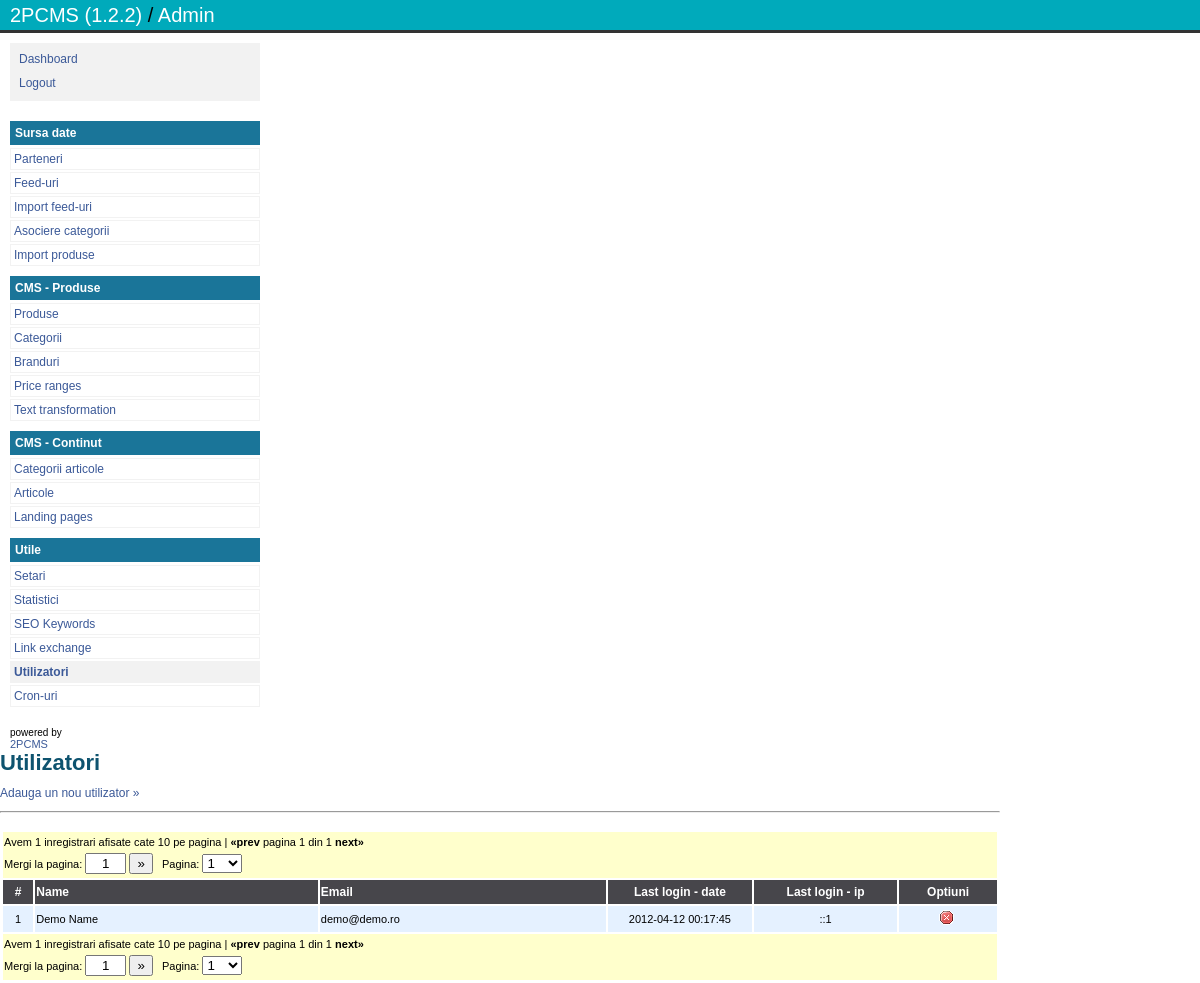
Screenshot of /manager/u_users.php (signed in) with the database file from the repository.
### tables this page shows
CREATE TABLE IF NOT EXISTS `users` (
  `id` int(11) NOT NULL AUTO_INCREMENT,
  `name` varchar(200) NOT NULL,
  `password` varchar(100) NOT NULL,
  `email` varchar(100) NOT NULL COMMENT 'used for login',
  `last_date` datetime NOT NULL,
  `last_ip` varchar(100) NOT NULL,
  PRIMARY KEY (`id`)
);

### common/class.sql.php (called while the page is built, shortened)
<?php
	class db {
		function db($dbuser, $dbpassword, $dbname, $dbhost)
		{
			$this->dbh = @mysql_connect($dbhost,$dbuser,$dbpassword);
		}
		function query($query, $output = OBJECT)
		{
			$this->last_result = null;
			$this->result = mysql_query($query,$this->dbh);
			if ( mysql_error() )
			{
				$this->print_error();
			}
			else
			{
				if ( $this->result )
				{
					$i=0;
					$i=0;
					while ( $row = @mysql_fetch_object($this->result) )
					{
						$this->last_result[$i] = $row;
						$i++;
					}
					if ( $i )
					{
						return true;
					}
					else
					{
						return false;
					}
				}
			}
		}
		function get_var($query=null,$x=0,$y=0)
		{
			if ( $query )
			{
				$this->query($query);
			}
			if ( $this->last_result[$y] )
			{
				$values = array_values(get_object_vars($this->last_result[$y]));
			}
			return $values[$x]?$values[$x]:null;
		}
		function get_results($query=null, $output = OBJECT)
		{
			if ( $query )
			{
				$this->query($query);
			}
			if ( $output == OBJECT )
			{
				return $this->last_result;
			}
			elseif ( $output == ARRAY_A || $output == ARRAY_N )
			{
				if ( $this->last_result )
				{
					$i=0;
					foreach( $this->last_result as $row )
					{
						$new_array[$i] = get_object_vars($row);
						$i++;
					}
					return $new_array;
				}
				else
				{
					return null;
				}
			}
		}
	}
?>

### manager/include/class.datagrid.php (the view, shortened to what this page needs)
<?php
class DataGrid{
	private $eol = "\n\r";
	private $db = null;
	private $sqlString = "";
	private $sqlCountString = "";
	private $iColumnCount = 0;
	private $sIdField = "";
	private $iRecPerPage = 10;
	private $iCurPage = 1;
	private $arColumns = null;
	private $arRowStyles = null;
	private $arImages = null;
	private $sSelfLink = "";
	private $iOptionCount = 0;
	private $arRowOptions = null;
	private $bShowPagination = true;
	private $sPaginationDisplay = "both";
	private $bShowSelectNavigation = true;
    private $bShowGotoNavigation = true;
	private $arLanguageDictionary = array();
	public function __construct($db) {
		$this->db = $db;
		$this->arRowStyles["container"] = "table_container";
		$this->arRowStyles["paging_row"] = "td_pager";
		$this->arRowStyles["header"] = "td_header";
		$this->arRowStyles["row_first"] = "td_item_even";
		$this->arRowStyles["row_second"] = "td_item_odd";
		$this->arRowStyles["row_mouse_over"] = "td_item_mouseover";
		$this->arRowStyles["nav_link"] = "nav_link";
		$this->arRowStyles["option_link"] = "option_link";
		$this->arImages['image_prev'] = "";
		$this->arImages['image_next'] = "";
		$this->arLanguageDictionary['Pagination_CountInfo'] = "Avem #total_rows# inregistrari afisate cate #rec_per_page# pe pagina | ";
		$this->arLanguageDictionary['Pagination_NextLink'] = "next&raquo;";
		$this->arLanguageDictionary['Pagination_PrevLink'] = "&laquo;prev";
		$this->arLanguageDictionary['Pagination_CurrentPage'] = "pagina #cur_page# din #total_pages# ";
		$this->arLanguageDictionary['Pagination_SelectLabel'] = "Pagina: ";
		$this->arLanguageDictionary['Pagination_GotoLabel'] = "Mergi la pagina: ";
		$this->arLanguageDictionary['Pagination_GotoButton'] = "&raquo;";
	}
	public function addColumn($columnLabel, $columnContent, $columnType, $columnWidth="100px", $columnAlign="center"){
		$this->iColumnCount++;
		$this->arColumns[$this->iColumnCount]['columnLabel'] = $columnLabel;
		$this->arColumns[$this->iColumnCount]['columnContent'] = $columnContent;
		$this->arColumns[$this->iColumnCount]['columnType'] = $columnType;
		$this->arColumns[$this->iColumnCount]['columnWidth'] = $columnWidth;
		$this->arColumns[$this->iColumnCount]['columnAlign'] = $columnAlign;
	}
	public function addOption ($displayText, $displayImage, $Link, $triggerEvent){
		$this->iOptionCount++;
		$this->arRowOptions[$this->iOptionCount]['displayText'] = $displayText;
		$this->arRowOptions[$this->iOptionCount]['displayImage'] = $displayImage;
		$this->arRowOptions[$this->iOptionCount]['Link'] = $Link;
		$this->arRowOptions[$this->iOptionCount]['triggerEvent'] = $triggerEvent;
	}
	public function Draw(){
		echo "<table class=\"" . $this->arRowStyles["container"] . "\" >" .$this->eol;
		if ($this->sPaginationDisplay=="up" or $this->sPaginationDisplay=="both") {
			$sqlLimiterString = $this->Draw_pagination();
		}
		echo "<tr>" .$this->eol;
		for ($i=1; $i<=$this->iColumnCount; $i++){
			echo "<td width=\"" . $this->arColumns[$i]['columnWidth'] . "\" class=\"" . $this->arRowStyles["header"] . "\" align=\"" . $this->arColumns[$i]['columnAlign'] . "\">" .$this->eol;
			echo $this->arColumns[$i]['columnLabel'] .$this->eol;
			echo "</td>" .$this->eol;
		}
		echo "</tr>" .$this->eol;
		$records = $this->db->get_results ($this->sqlString . $sqlLimiterString, ARRAY_A);
		if ($records == null) {
			echo "<tr>" .$this->eol;
			echo "<td colspan=\"" . $this->iColumnCount . "\" class=\"" . $this->arRowStyles["row_first"] . "\" >" .$this->eol;
			echo "<em>Nu exista inregistrari</em>" .$this->eol;
			echo "</td>" .$this->eol;
			echo "</tr>" .$this->eol;
		} else {
			$x = 0;
			foreach ($records as $record) {
				$x++;
				$row_class = "row_first";
				echo "<tr id=\"dg_id_$x\">" .$this->eol;
				for ($i=1; $i<=$this->iColumnCount; $i++) {
					echo "<td width=\"" . $this->arColumns[$i]['columnWidth'] . "\" class=\"" . $this->arRowStyles[$row_class] . "\" align=\"" . $this->arColumns[$i]['columnAlign'] . "\">" .$this->eol;
					if ($this->arColumns[$i]['columnType'] == "counter") {
						echo (int)($x + ($this->iCurPage-1)*$this->iRecPerPage);
					}
					if ($this->arColumns[$i]['columnType'] == "field") {
						$arFieldDefinition = explode ("|", $this->arColumns[$i]['columnContent']);
						foreach ($arFieldDefinition as $fieldItem) {
							if (substr($fieldItem,0,1) == "#") {
								$fieldItem = str_replace("#","",$fieldItem);
								echo $fieldItem;
							} else {
								echo nl2br($record[$fieldItem]);
							}
						}
					}
					if ($this->arColumns[$i]['columnType'] == "options") {
						for ($opc=1; $opc<=$this->iOptionCount; $opc++) {
							if ($this->bShowPagination ==  true) {
								$opUrl = str_replace ("#replace#","&curPage=" . $this->iCurPage . "&" . $this->sIdField . "=" . $record[$this->sIdField],$this->arRowOptions[$opc]['Link']);
							} else {
								$opUrl = str_replace ("#replace#", "&" . $this->sIdField . "=" . $record[$this->sIdField],$this->arRowOptions[$opc]['Link']);
							}
							if ($this->arRowOptions[$opc]['triggerEvent'] == "js") {
								echo "<a href=\"#\" onClick=\"" . $opUrl . "\" class=\"" . $this->arRowStyles["option_link"] . "\" title=\"" . $this->arRowOptions[$opc]['displayText'] . "\">";
							} elseif ($this->arRowOptions[$opc]['triggerEvent'] == "html") {
								echo "<a href=\"" . $opUrl . "\" class=\"" . $this->arRowStyles["option_link"] . "\" target=\"_self\" title=\"" . $this->arRowOptions[$opc]['displayText'] . "\">";
							}
							if ($this->arRowOptions[$opc]['displayImage'] == "") {
								echo $this->arRowOptions[$opc]['displayText'];
							} else {
								echo "<img src=\"" . $this->arRowOptions[$opc]['displayImage'] . "\" alt=\"" . $this->arRowOptions[$opc]['displayText'] . "\" border=\"0\">";
							}
							echo "</a>";
						}
					}
					echo "</td>" .$this->eol;
				}
				echo "</tr>" .$this->eol;
			}
		}
		if ($this->sPaginationDisplay=="bottom" or $this->sPaginationDisplay=="both") {
			$this->Draw_pagination();
		}
		echo "</table>" .$this->eol;
	}
	private function Draw_pagination (){
		$sqlLimiterString = "";
		if ($this->bShowPagination ==  true) {
			$recCount = $this->db->get_var ($this->sqlCountString);
			$pagesCount = ceil($recCount/$this->iRecPerPage);
			$startLimit = ($this->iCurPage - 1) * $this->iRecPerPage;
			$countLimit = $this->iRecPerPage;
			echo "<tr>" . $this->eol;
			echo "<td colspan=\"" . $this->iColumnCount . "\" class=\"" . $this->arRowStyles["paging_row"] . "\">" . $this->eol;
			$s_count_info = str_replace('#total_rows#',$recCount,$this->arLanguageDictionary['Pagination_CountInfo']);
			$s_count_info = str_replace('#rec_per_page#',$this->iRecPerPage,$s_count_info);
			echo $s_count_info;
            $prev_label = $this->arLanguageDictionary["Pagination_PrevLink"];
			if ($this->iCurPage > 1) {
				$prevLink = $this->sSelfLink . "&curPage=" . (int)($this->iCurPage - 1);
				if ($this->arImages['image_prev'] == "") {
					echo "<a href=\"" . $prevLink . "\" class=\"" . $this->arRowStyles["nav_link"] . "\" title=\"$prev_label\">$prev_label</a>" . $this->eol;
				} else {
					echo "<a href=\"" . $prevLink . "\" title=\"$prev_label\"><img border=\"0\" alt=\"$prev_label\" src=\"" . $this->arImages['image_prev'] . "\"></a>" . $this->eol;
				}
			} else {
				if ($this->arImages['image_prev'] == "") {
					echo "<strong>$prev_label</strong>" . $this->eol;
				} else {
					echo "<img border=\"0\" alt=\"$prev_label\" src=\"" . $this->arImages['image_prev'] . "\">" . $this->eol;
				}
			}
            $s_cur_page = str_replace('#cur_page#',$this->iCurPage,$this->arLanguageDictionary["Pagination_CurrentPage"]);
            $s_cur_page = str_replace('#total_pages#',$pagesCount,$s_cur_page);
            echo $s_cur_page;
            $next_label = $this->arLanguageDictionary["Pagination_NextLink"];
			if ($this->iCurPage < $pagesCount) {
				$nextLink = $this->sSelfLink . "&curPage=" . (int)($this->iCurPage + 1);
				if ($this->arImages['image_next'] == "") {
					echo "<a href=\"" . $nextLink . "\" class=\"" . $this->arRowStyles["nav_link"] . "\" title=\"$next_label\">$next_label</a>" . $this->eol;
				} else {
					echo "<a href=\"" . $nextLink . "\" title=\"$next_label\"><img border=\"0\" alt=\"$next_label\" src=\"" . $this->arImages['image_next'] . "\"></a>" . $this->eol;
				}
			} else {
				if ($this->arImages['image_next'] == "") {
					echo "<strong>$next_label</strong>" . $this->eol;
				} else {
					echo "<img border=\"0\" alt=\"$next_label\" src=\"" . $this->arImages['image_next'] . "\">" . $this->eol;
				}
			}
            echo '<div style="padding-top: 5px;">' . $this->eol;
            $uniqueString = md5(time() + rand(0,50000));
            if ($this->bShowGotoNavigation) {
                $jsButtonAction = 'if (isNaN(document.getElementById(\'JumpPage_' . $uniqueString . '\').value)==false) {';
                $jsButtonAction = $jsButtonAction . 'window.open (\'' . $this->sSelfLink . 'curPage=\' + document.getElementById(\'JumpPage_' . $uniqueString . '\').value,\'_self\');';
                $jsButtonAction = $jsButtonAction . '}';
                echo $this->arLanguageDictionary["Pagination_GotoLabel"] . $this->eol;
                echo '<input type="text" style="text-align: center;" id="JumpPage_' . $uniqueString . '" size="2" value="' . $this->iCurPage . '">' . $this->eol;
                echo '<input type="button" name="PagingGoButton" value="' . $this->arLanguageDictionary["Pagination_GotoButton"] . '" onClick="' . $jsButtonAction . '">' . $this->eol;
            }
            if ($this->bShowSelectNavigation) {
                $jsPageJump = 'window.open (\'' . $this->sSelfLink . 'curPage=\' + document.getElementById(\'PagingSelect_' . $uniqueString . '\').value,\'_self\');';
                echo $this->arLanguageDictionary["Pagination_SelectLabel"] . $this->eol;
                echo '<select id="PagingSelect_' . $uniqueString . '" style="width: 40px;" onChange="'.$jsPageJump.'">' . $this->eol;
                for ($pc=1; $pc<=$pagesCount; $pc++) {
                    echo "<option ";
                    if ($this->iCurPage==$pc) {echo 'selected="selected"';}
                    echo " value=\"$pc\">$pc</option>" . $this->eol;
                }
                echo '</select>' . $this->eol;
            }
            echo '</div>' . $this->eol;
			echo "</td>" . $this->eol;
			echo "</tr>" . $this->eol;
			$sqlLimiterString = " limit $startLimit, $countLimit";
		}
		return $sqlLimiterString;
	}
	public function setSqlString($sqlString){
		$this->sqlString = $sqlString;
	}
	public function setSqlCountString($sqlCountString){
		$this->sqlCountString = $sqlCountString;
	}
	public function setIdField($IdField){
		$this->sIdField = $IdField;
	}
	public function setRecPerPage($RecPerPage){
		$this->iRecPerPage = $RecPerPage;
	}
	public function setCurrentPage($CurrentPage){
		$this->iCurPage = $CurrentPage;
	}
	public function setSelfLink($SelfLink){
		$this->sSelfLink = $SelfLink;
	}
}
?>

### manager/css/admin.css (style rules this page uses)
BODY, TD { font-family: Verdana, sans-serif; font-size: 12px; margin: 0px; }
A { text-decoration: none; color: #3B5998; }

### manager/include/class.datagrid.dep/ajaxgrid.css (style rules this page uses)
table.table_container { border-style:solid; border-width:1px; border-color:#FFFFFF; padding: 0px; }
td.td_pager { font-size:11px; color:#000000; background-color:#FFFFCC; padding-bottom:4px; padding-top:4px; }
td.td_header { font-size:12px; color:#FFFFFF; background-color:#47464B; font-weight:bold; padding-bottom:5px; padding-top:5px; }
td.td_item_even { font-size:11px; color:#000000; background-color:#E5F1FF; padding-bottom:4px; padding-top:4px; }
a.option_link { font-size:11px; text-decoration:none; color:#003366; font-weight:bold; }

### rows the page displays
users: iRecPerPage "1", name "Demo Name", email "demo@demo.ro", last_date "2012-04-12 00:17:45", last_ip "::1"

### other values shown
$cms_version "1.2.2"
$page_title "Utilizatori"
$s_count_info "Avem 1 inregistrari afisate cate 10 pe pagina | Avem 1 inregistrari afisate cate 10 pe pagina |"
$prev_label "«prev «prev"
$s_cur_page "pagina 1 din 1 pagina 1 din 1"
$next_label "next» next»"
$this->arLanguageDictionary["Pagination_GotoLabel"] "Mergi la pagina: Mergi la pagina:"
$this->arLanguageDictionary["Pagination_SelectLabel"] "Pagina: Pagina:"
$this->arColumns[$i]['columnLabel'] "#"
$this->arColumns[$i]['columnLabel'] "Name"
$this->arColumns[$i]['columnLabel'] "Email"
$this->arColumns[$i]['columnLabel'] "Last login - date"
$this->arColumns[$i]['columnLabel'] "Last login - ip"
$this->arColumns[$i]['columnLabel'] "Optiuni"
form field value "1 1"
